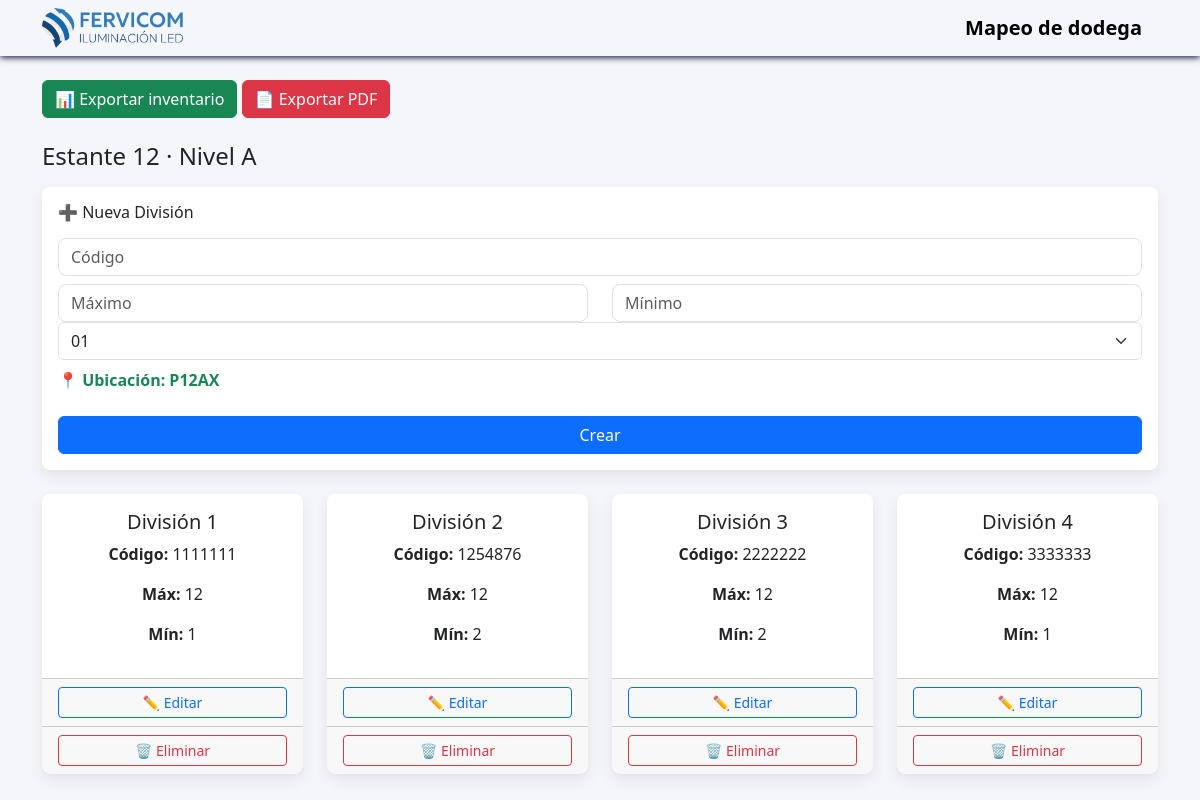
The page /entrepanos/1 on the database as committed earlier.
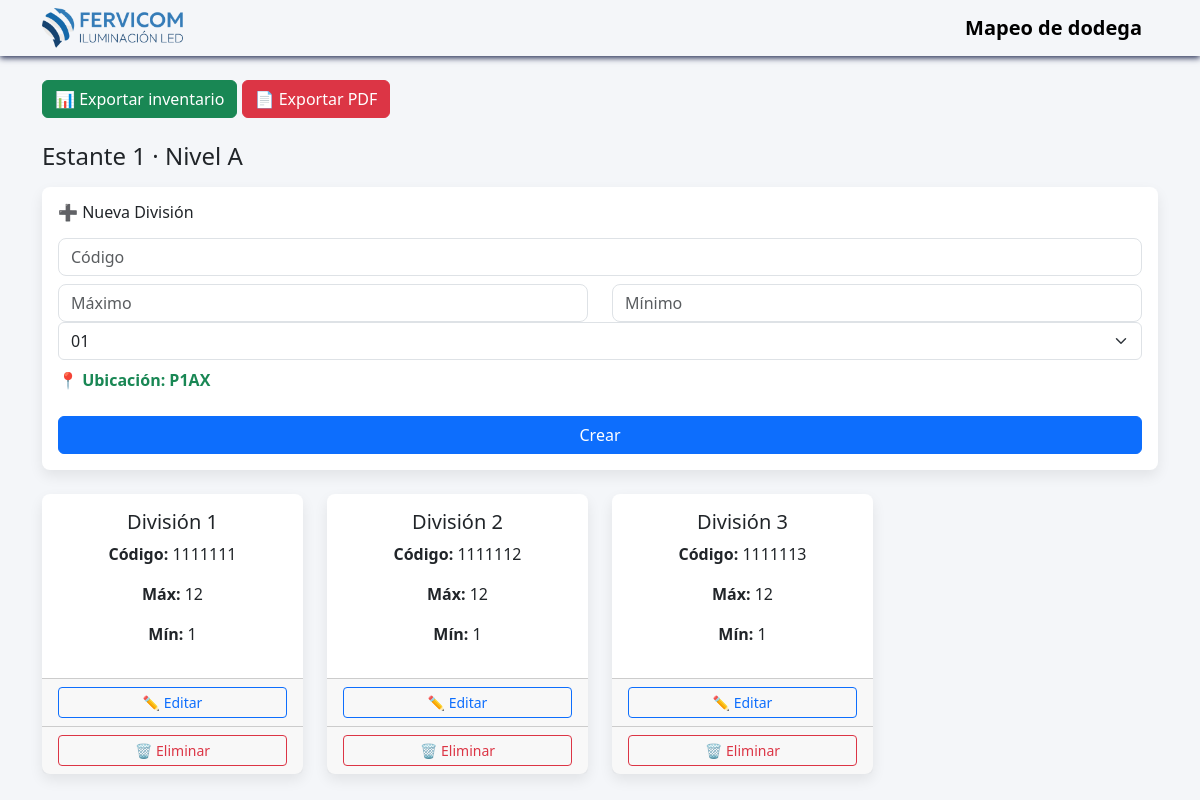
The same page on the database as committed later.
### models.py (models this page shows, shortened)
class Estante(db.Model):
    __tablename__ = "estantes"
    id = db.Column(db.Integer, primary_key=True)
    numero = db.Column(db.Integer, nullable=False, unique=True)
    total_entrepanos= db.Column(db.Integer,nullable=False)
    entrepano = db.relationship(
        "Entrepano",
        backref="estante",
        cascade="all, delete-orphan"
    )

class Item(db.Model):
    __tablename__ = "items"
    id = db.Column(db.Integer, primary_key=True)
    codigo = db.Column(db.String(50), unique=True, nullable=False)
    division = db.Column(db.Integer, nullable=False)
    maximo = db.Column(db.Integer)
    minimo = db.Column(db.Integer)
    entrepano_id = db.Column(
        db.Integer,
        db.ForeignKey("entrepanos.id"),
        nullable=False
    )
    entrepano = db.relationship(
        "Entrepano",
        back_populates="items"
    )

### app.py (the view)
@app.route("/entrepanos/<int:entrepano_id>", methods=["GET", "POST"])
def detalle_entrepano(entrepano_id):
    entrepano = Entrepano.query.get_or_404(entrepano_id)
    items = (
        Item.query
        .filter_by(entrepano_id=entrepano.id)
        .order_by(Item.division)
        .all()
    )
    return render_template(
    "detalle-entrepano.html",
    entrepano=entrepano,
    items=items
    )

### templates/detalle-entrepano.html (shortened to what this page needs)
{% extends "base.html" %}
{% block content %}
<h4 class="mb-3">
    Estante {{ entrepano.estante.numero }} · Nivel {{ entrepano.nivel }}
</h4>
<form method="POST" class="card p-3 mb-4" action="{{ url_for('crear_item', entrepano_id=entrepano.id) }}">
    <h6 class="mb-3">➕ Nueva División</h6>
    <input name="codigo"  type="text" maxlength="7" oninput="this.value = this.value.replace(/[^0-9]/g, '')" inputmode="numeric" class="form-control mb-2" placeholder="Código" required>
    <div class="row">
        <div class="col">
            <input name="maximo" type="number" class="form-control" placeholder="Máximo" required>
        </div>
        <div class="col">
            <input name="minimo" type="number" class="form-control" placeholder="Mínimo" required>
        </div>
    </div>
    <div>
    <select name="division" class="form-select" required>
    {% for i in range(1, 16) %}
        <option value="{{ i }}">{{ "%02d"|format(i) }}</option>
    {% endfor %}
    </select>
    </div>
    <p class="mt-2 ubicacion">
        📍 Ubicación: P{{ entrepano.estante.numero }}{{ entrepano.nivel }}X
    </p>
    <button class="btn btn-primary mt-2">Crear</button>
</form>
<div class="row">
{% for item in items %}
<div class="col-md-3 col-6 mb-3">
    <div class="card h-100 text-center">
        <div class="card-body">
            <h5>División {{ item.division }}</h5>
            <p><b>Código:</b> {{ item.codigo }}</p>
            <p><b>Máx:</b> {{ item.maximo }}</p>
            <p><b>Mín:</b> {{ item.minimo }}</p>
        </div>
        <div class="card-footer d-flex gap-1">
            <a href="{{ url_for('editar_item', item_id=item.id) }}"
               class="btn btn-sm btn-outline-primary w-100">
                ✏️ Editar
            </a>
        </div>
        <div class="card-footer d-flex gap-1">
            <form method="POST"
                  action="{{ url_for('eliminar_item', item_id=item.id) }}"
                  class="w-100">
                <button class="btn btn-sm btn-outline-danger w-100">
                    🗑️ Eliminar
                </button>
            </form>
        </div>
    </div>
</div>
{% else %}
<p class="text-muted">No hay items aún.</p>
{% endfor %}
</div>
{% endblock %}

Rows that differ between the two databases and show on the page:
removed Item: division "4", codigo "3333333", maximo "12", minimo "1"
changed Estante: estante.numero "12" → "1"
changed Item (number 2 of 3 on the later page): codigo "1254876" → "1111112"; minimo "2" → "1"
changed Item (number 3 of 3 on the later page): codigo "2222222" → "1111113"; minimo "2" → "1"
